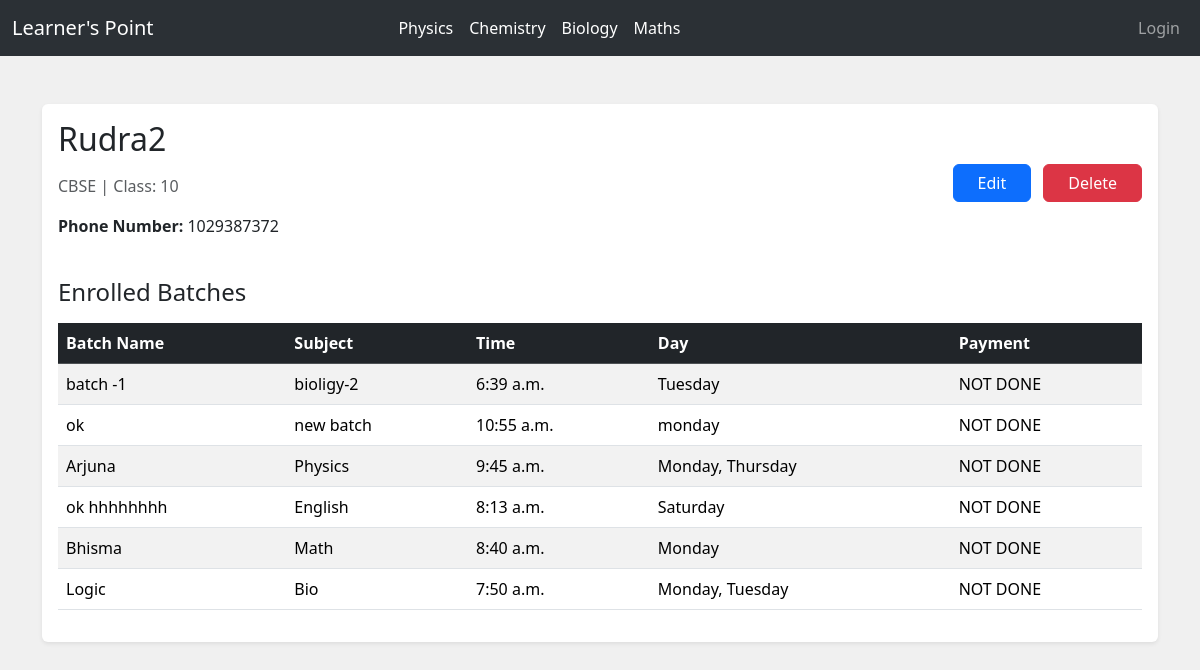
Before: /student/2/ with the older database file.
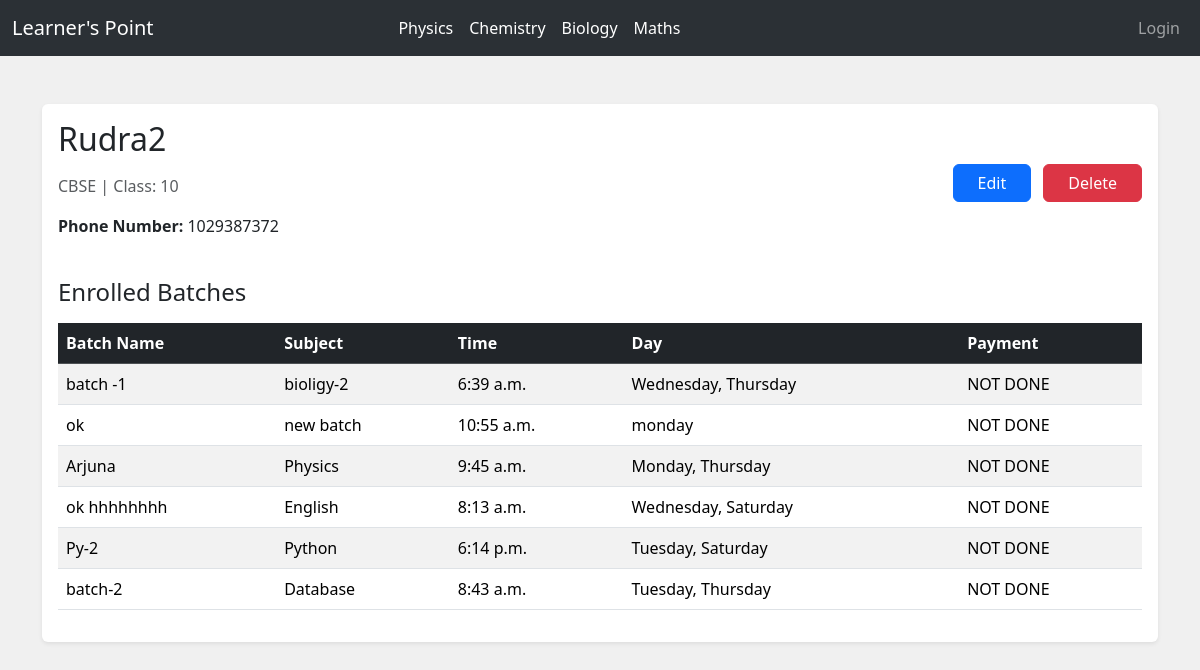
After: the same page with the newer database file.
### myapp/models.py (models this page shows, shortened)
class Student(models.Model):
    name = models.CharField(max_length=100)
    phone_number = models.CharField(max_length=15, blank=True)
    board = models.CharField(max_length=50, choices=[('CBSE', 'CBSE'), ('WBBSE', 'WBBSE'), ('ICSE', 'ICSE')])
    student_class = models.IntegerField(choices=[(1,1),(2,2),(3,3),(4,4),(5, 5), (6, 6), (7, 7), (8, 8), (9, 9), (10, 10), (11, 11), (12, 12)])
    payment = models.CharField(max_length=50, choices=[('DONE', 'DONE'), ('NOT DONE', 'NOT DONE')], default='NOT DONE')
    subject = models.CharField(max_length=100, default='All')

class Batch(models.Model):
    DAYS = [
        ('MON', 'Monday'),
        ('TUE', 'Tuesday'),
        ('WED', 'Wednesday'),
        ('THU', 'Thursday'),
        ('FRI', 'Friday'),
        ('SAT', 'Saturday'),
        ('SUN', 'Sunday'),
    ]
    subject_name = models.CharField(max_length=100)
    batch_name = models.CharField(max_length=100,default="")
    batch_time = models.TimeField()
    batch_day = MultiSelectField(choices=DAYS)
    class_level = models.IntegerField(choices=[(1,1),(2,2),(3,3),(4,4),(5, 5), (6, 6), (7, 7), (8, 8), (9, 9), (10, 10), (11, 11), (12, 12)])
    class_mode = models.CharField(max_length=100, choices=[('ONLINE', 'ONLINE'), ('OFFLINE', 'OFFLINE')], default='ONLINE')
    start_date = models.DateField(default=timezone.now)
    teachers = models.ManyToManyField(Teacher, related_name='teachers')
    students = models.ManyToManyField(Student, related_name='students', blank=True)

### myapp/views.py (the view)
# urls.py: path('student/<int:student_id>/', views.student_profile, name='student_profile'),
def student_profile(request, student_id):
    student = get_object_or_404(Student, id=student_id)
    batches = Batch.objects.filter(students=student)
    context = {
        'student': student,
        'batches': batches,
    }
    return render(request, 'student_profile.html', context)

### templates/student_profile.html (shortened to what this page needs)
{% extends "base.html" %}
{% load static %}
{% block body %}
<div class="container py-5">
    <div class="card border-0 shadow-sm">
        <div class="card-body">
            <div class="row mb-4">
                <div class="col-md-6">
                    <h2 class="mb-3">{{ student.name }}</h2>
                    <p class="text-muted">{{ student.get_board_display }} | Class: {{ student.student_class }}</p>
                    <p><strong>Phone Number:</strong> {{ student.phone_number }}</p>
                </div>
                <div class="col-md-6 text-end align-self-center">
                    <a href="{% url 'edit_student' student.id %}" class="btn btn-primary mb-2 me-2 px-4">Edit</a>
                    <form method="post" action="{% url 'delete_student' student.id %}" class="d-inline-block">
                        <button type="submit" class="btn btn-danger mb-2 px-4" onclick="return confirm('Are you sure you want to delete this profile?');">Delete</button>
                    </form>
                </div>
            </div>
            <div>
                <h4 class="mb-3">Enrolled Batches</h4>
                {% if batches %}
                    <div class="table-responsive">
                        <table class="table table-striped">
                            <thead class="table-dark">
                                <tr>
                                    <th scope="col">Batch Name</th>
                                    <th scope="col">Subject</th>
                                    <th scope="col">Time</th>
                                    <th scope="col">Day</th>
                                    <th scope="col">Payment</th>
                                </tr>
                            </thead>
                            <tbody>
                                {% for batch in batches %}
                                    <tr>
                                        <td>{{ batch.batch_name }}</td>
                                        <td>{{ batch.subject_name }}</td>
                                        <td>{{ batch.batch_time }}</td>
                                        <td>{{ batch.batch_day }}</td>
                                        <td>{{ student.payment }}</td>
                                    </tr>
                                {% endfor %}
                            </tbody>
                        </table>
                    </div>
                {% else %}
                    <p class="text-muted">No batches assigned to this student.</p>
                {% endif %}
            </div>
        </div>
    </div>
</div>
{% endblock body %}

### templates/base.html (shortened to what this page needs)
{% load static %}
<!doctype html>
<html lang="en">
<head>
    <link href="https://cdn.jsdelivr.net/npm/bootstrap@5.3.3/dist/css/bootstrap.min.css" rel="stylesheet"
>
    <link href="https://cdn.jsdelivr.net/npm/bootstrap@5.3.3/dist/css/bootstrap.min.css" rel="stylesheet">
    <link rel="stylesheet" href="{% static "css/style.css" %}">
</head>
<body style="background-color: rgb(240, 240, 240);">
    <nav class="navbar navbar-expand-lg bg-body-tertiary sticky-top z-3" data-bs-theme="dark">
        <div class="container-fluid">
            <a class="navbar-brand" href="#">Learner's Point</a>
            <div class="collapse navbar-collapse" id="navbarSupportedContent">
                <ul class="navbar-nav mx-auto mb-2 mb-lg-0">
                    <li class="nav-item">
                        <a class="nav-link active" aria-current="page" href="#">Physics</a>
                    </li>
                    <li class="nav-item">
                        <a class="nav-link active" aria-current="page" href="#">Chemistry</a>
                    </li>
                    <li class="nav-item">
                        <a class="nav-link active" aria-current="page" href="#">Biology</a>
                    </li>
                    <li class="nav-item">
                        <a class="nav-link active" aria-current="page" href="#">Maths</a>
                    </li>
                </ul>
                <ul class="navbar-nav ms-auto mb-2 mb-lg-0">
                    <li class="nav-item">
                        <a class="nav-link" href="#">Login</a>
                    </li>
                </ul>
            </div>
        </div>
    </nav>
{% block body %}
{% endblock body %}
</body>
</html>

Changed rows visible on the page:
removed Batch: batch_name "Bhisma", subject_name "Math", batch_time "8:40 a.m.", batch_day "Monday", {{ student.payment }} "NOT DONE"
removed Batch: batch_name "Logic", subject_name "Bio", batch_time "7:50 a.m.", batch_day "Monday, Tuesday", {{ student.payment }} "NOT DONE"
changed Batch "batch -1": batch_day "Tuesday" → "Wednesday, Thursday"
changed Batch "ok hhhhhhhh": batch_day "Saturday" → "Wednesday, Saturday"
added Batch: batch_name "Py-2", subject_name "Python", batch_time "6:14 p.m.", batch_day "Tuesday, Saturday", {{ student.payment }} "NOT DONE"
added Batch: batch_name "batch-2", subject_name "Database", batch_time "8:43 a.m.", batch_day "Tuesday, Thursday", {{ student.payment }} "NOT DONE"
